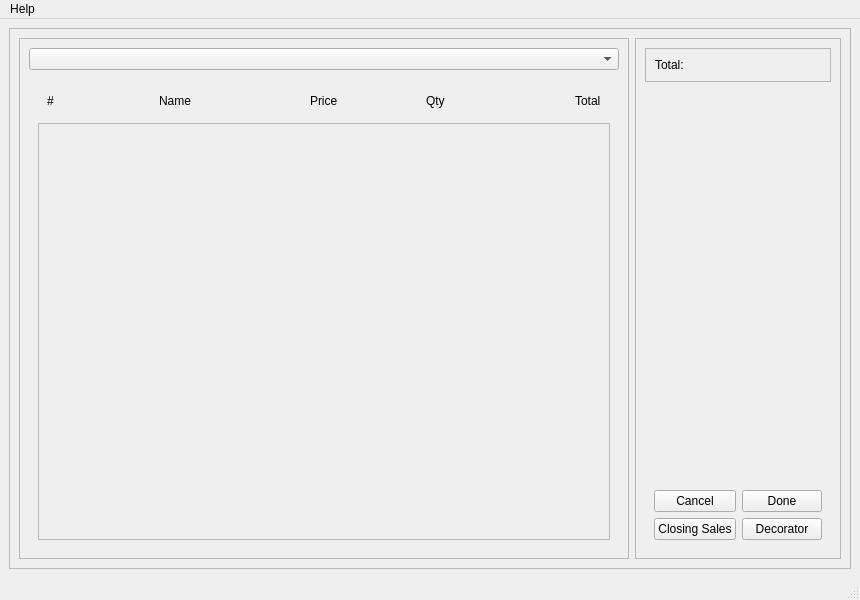
<?xml version="1.0" encoding="UTF-8"?>
<ui version="4.0">
 <class>MainWindow</class>
 <widget class="QMainWindow" name="MainWindow">
  <property name="geometry">
   <rect>
    <x>0</x>
    <y>0</y>
    <width>860</width>
    <height>600</height>
   </rect>
  </property>
  <property name="windowTitle">
   <string>Sales</string>
  </property>
  <widget class="QWidget" name="centralwidget">
   <layout class="QVBoxLayout" name="verticalLayout">
    <item>
     <widget class="QFrame" name="frame">
      <property name="frameShape">
       <enum>QFrame::StyledPanel</enum>
      </property>
      <property name="frameShadow">
       <enum>QFrame::Raised</enum>
      </property>
      <layout class="QHBoxLayout" name="horizontalLayout">
       <item>
        <widget class="QFrame" name="frame_2">
         <property name="frameShape">
          <enum>QFrame::StyledPanel</enum>
         </property>
         <property name="frameShadow">
          <enum>QFrame::Raised</enum>
         </property>
         <layout class="QVBoxLayout" name="verticalLayout_2">
          <item>
           <widget class="QComboBox" name="items_combobox"/>
          </item>
          <item>
           <widget class="QWidget" name="widget" native="true">
            <layout class="QVBoxLayout" name="verticalLayout_3">
             <item>
              <widget class="QWidget" name="widget_2" native="true">
               <layout class="QHBoxLayout" name="horizontalLayout_2">
                <item>
                 <widget class="QLabel" name="label_2">
                  <property name="text">
                   <string>#</string>
                  </property>
                 </widget>
                </item>
                <item alignment="Qt::AlignLeft">
                 <widget class="QLabel" name="label_3">
                  <property name="text">
                   <string>Name</string>
                  </property>
                 </widget>
                </item>
                <item alignment="Qt::AlignHCenter">
                 <widget class="QLabel" name="label_4">
                  <property name="text">
                   <string>Price</string>
                  </property>
                 </widget>
                </item>
                <item alignment="Qt::AlignHCenter">
                 <widget class="QLabel" name="label">
                  <property name="text">
                   <string>Qty</string>
                  </property>
                 </widget>
                </item>
                <item alignment="Qt::AlignRight">
                 <widget class="QLabel" name="label_5">
                  <property name="text">
                   <string>Total</string>
                  </property>
                 </widget>
                </item>
               </layout>
              </widget>
             </item>
             <item>
              <widget class="QScrollArea" name="products_scroll_area">
               <property name="widgetResizable">
                <bool>true</bool>
               </property>
               <widget class="QWidget" name="scrollAreaWidgetContents">
                <property name="geometry">
                 <rect>
                  <x>0</x>
                  <y>0</y>
                  <width>555</width>
                  <height>393</height>
                 </rect>
                </property>
               </widget>
              </widget>
             </item>
            </layout>
           </widget>
          </item>
         </layout>
        </widget>
       </item>
       <item>
        <widget class="QFrame" name="frame_3">
         <property name="frameShape">
          <enum>QFrame::StyledPanel</enum>
         </property>
         <property name="frameShadow">
          <enum>QFrame::Raised</enum>
         </property>
         <layout class="QVBoxLayout" name="verticalLayout_4">
          <item alignment="Qt::AlignTop">
           <widget class="QFrame" name="frame_4">
            <property name="frameShape">
             <enum>QFrame::StyledPanel</enum>
            </property>
            <property name="frameShadow">
             <enum>QFrame::Raised</enum>
            </property>
            <layout class="QHBoxLayout" name="horizontalLayout_4">
             <item>
              <widget class="QLabel" name="label_6">
               <property name="text">
                <string>Total:</string>
               </property>
              </widget>
             </item>
             <item>
              <widget class="QLabel" name="total_label">
               <property name="text">
                <string/>
               </property>
              </widget>
             </item>
            </layout>
           </widget>
          </item>
          <item alignment="Qt::AlignBottom">
           <widget class="QWidget" name="widget_3" native="true">
            <layout class="QHBoxLayout" name="horizontalLayout_3">
             <item>
              <layout class="QGridLayout" name="gridLayout">
               <item row="0" column="0">
                <widget class="QPushButton" name="cancel_button">
                 <property name="text">
                  <string>Cancel</string>
                 </property>
                </widget>
               </item>
               <item row="0" column="1">
                <widget class="QPushButton" name="done_button">
                 <property name="text">
                  <string>Done</string>
                 </property>
                </widget>
               </item>
               <item row="1" column="0">
                <widget class="QPushButton" name="closing_sales_button">
                 <property name="text">
                  <string>Closing Sales</string>
                 </property>
                </widget>
               </item>
               <item row="1" column="1">
                <widget class="QPushButton" name="pushButton_4">
                 <property name="text">
                  <string>Decorator</string>
                 </property>
                </widget>
               </item>
              </layout>
             </item>
            </layout>
           </widget>
          </item>
         </layout>
        </widget>
       </item>
      </layout>
     </widget>
    </item>
   </layout>
  </widget>
  <widget class="QMenuBar" name="menubar">
   <property name="geometry">
    <rect>
     <x>0</x>
     <y>0</y>
     <width>860</width>
     <height>27</height>
    </rect>
   </property>
   <widget class="QMenu" name="menuHelp">
    <property name="title">
     <string>Help</string>
    </property>
    <addaction name="actionAbout"/>
    <addaction name="separator"/>
    <addaction name="actionLog_Out"/>
   </widget>
   <addaction name="menuHelp"/>
  </widget>
  <widget class="QStatusBar" name="statusbar"/>
  <action name="actionAbout">
   <property name="text">
    <string>About</string>
   </property>
  </action>
  <action name="actionLog_Out">
   <property name="text">
    <string>Log Out</string>
   </property>
  </action>
 </widget>
 <resources/>
 <connections/>
</ui>
